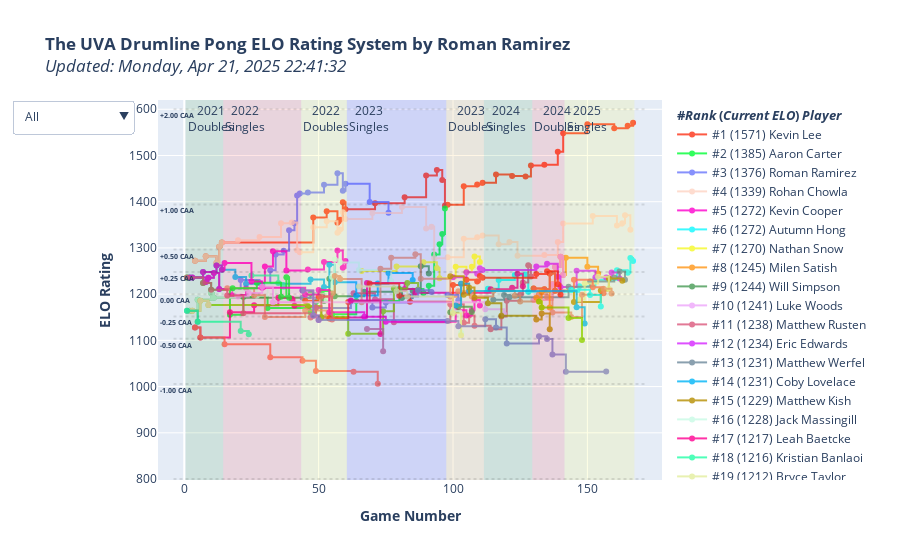

Notebook source saved alongside this figure:
### Code cell
import plotly.graph_objects as go
import plotly.colors as pc

average_elo = 1200
cup_diffs = [-2, -1, -0.5, -0.25, 0, 0.25, 0.5, 1, 2]
expected_elos = [average_elo - expected_score_inverse(x) for x in cup_diffs]

fig = go.Figure()

# CAA is cups against average (like WAR)
# how many cups will you make against the average player?

hrect_colors = pc.sequential.Turbo
hrect_annots = ['-1.00 CAA','-0.50 CAA','-0.25 CAA','0.00 CAA','+0.25 CAA','+0.50 CAA', '+1.00 CAA', '+2.00 CAA']
for i in range(len(expected_elos) - 1):
    fig.add_hrect(
        annotation_position="top left",
        y0=expected_elos[i],
        y1=expected_elos[i+1],
        fillcolor=hrect_colors[i % len(hrect_colors)],
        opacity=0,
        line_width=0,
        annotation=dict(
            text=f'<b>{hrect_annots[i]}</b>',
            font=dict(
                size=7
            )
        )
    )

ranking = 1
trace_colors = pc.qualitative.Light24
for (i, (player,current_rating)) in enumerate(sorted(elo.items(), key=lambda x:x[1], reverse=True)):
    fig.add_trace(go.Scatter(
        x=elo_time_table.index,
        y=elo_time_table[player],
        name=f'#{ranking} ({current_rating:.0f}) {player}',
        mode='lines+markers',
        connectgaps=True,
        text=[f"<br><b>Before-Game ELO: </b>{x[2]:.0f}<br><b>Expected Cups Against Opponent: </b>{x[0]:+.2f}<br><b>Expected Cups Against Average: </b>{x[1]:+.2f}<br><br><b>Change in ELO:</b> {x[3]:+.0f}<br>" for x in zip(
                ec_time_table[player],
                caa_time_table[player],
                prev_elo_time_table[player],
                d_elo_time_table[player]
            )
        ],
        # text=[f"<b>Change in ELO:</b> {c:.0f}<br>" for c in d_elo_time_table[player]],
        line=dict(
            shape = 'hv',
            color=trace_colors[i % len(trace_colors)]
        )
        # maybe add a per-match section of expected score diff
    ))
    ranking += 1

for (i, season) in enumerate(seasons):
    fig.add_vrect(
        annotation_text=season_labels[i],
        annotation_position="top left",
        x0=matches_table['event'][matches_table['event'] == season].index[0] + 0.5,
        x1=matches_table['event'][matches_table['event'] == season].index[-1] + 1.5,
        fillcolor=vrect_colors[i % len(vrect_colors)],
        opacity=0.1,
        line_width=0,
    )

dropdown_labels = [
    "All",
    "2019 Season",
    "2020 Season",
    "2021 Season",
    "2022 Season",
    "2023 Season",
    "Snares",
    "Tenors",
    "Basses",
    "Cymbals",
    "Pit/Cymbals",
    "Non-Marchers",
    "2022 Grads",
    "2023 Grads",
    "2024 Grads",
    "2025 Grads",
    "2026 Grads",
    "2027 Grads",
    "2021 Doubles",
    "2022 Singles",
    "2022 Doubles",
    "2023 Singles",
    "2023 Doubles",
    "2024 Singles",
    "2024 Doubles" #,
    # "2023 Beach Week"
]
dropdown_categories = [
    [True for _ in sorted_players_table['player']],
    [((type(x) != float)&(x != 'non-marcher')) for x in sorted_players_table['2019']],
    [((type(x) != float)&(x != 'non-marcher')) for x in sorted_players_table['2020']],
    [((type(x) != float)&(x != 'non-marcher')) for x in sorted_players_table['2021']],
    [((type(x) != float)&(x != 'non-marcher')) for x in sorted_players_table['2022']],
    [((type(x) != float)&(x != 'non-marcher')) for x in sorted_players_table['2023']],
    [x > 0 for x in sorted_players_table[['2019', '2020', '2021', '2022', '2023']].apply(lambda x: x == 'snare').sum(axis=1)],
    [x > 0 for x in sorted_players_table[['2019', '2020', '2021', '2022', '2023']].apply(lambda x: x == 'tenors').sum(axis=1)],
    [x > 0 for x in sorted_players_table[['2019', '2020', '2021', '2022', '2023']].apply(lambda x: x == 'bass').sum(axis=1)],
    [x > 0 for x in sorted_players_table[['2019', '2020', '2021', '2022', '2023']].apply(lambda x: x == 'cymbals').sum(axis=1)],
    [x > 0 for x in sorted_players_table[['2019', '2020', '2021', '2022', '2023']].apply(lambda x: x == 'pit-cymbals').sum(axis=1)],
    [x > 0 for x in sorted_players_table[['2019', '2020', '2021', '2022', '2023']].apply(lambda x: x == 'non-marcher').sum(axis=1)],
    [x == '2022' for x in sorted_players_table['grad_year']],
    [x == '2023' for x in sorted_players_table['grad_year']],
    [x == '2024' for x in sorted_players_table['grad_year']],
    [x == '2025' for x in sorted_players_table['grad_year']],
    [x == '2026' for x in sorted_players_table['grad_year']],
    [x == '2027' for x in sorted_players_table['grad_year']],
    [not np.isnan(x) for x in sorted_players_table['seed_2021_2s']],
    [not np.isnan(x) for x in sorted_players_table['seed_2022_1s']],
    [not np.isnan(x) for x in sorted_players_table['seed_2022_2s']],
    [not np.isnan(x) for x in sorted_players_table['seed_2023_1s']],
    [not np.isnan(x) for x in sorted_players_table['seed_2023_2s']],
    [not np.isnan(x) for x in sorted_players_table['seed_2024_1s']],
    [not np.isnan(x) for x in sorted_players_table['seed_2024_2s']]
    # [x == True for x in sorted_players_table['beach_week_2023']]
]

def active_ranking(cat):
    i = 0
    t = 0
    retList = list()
    for c in cat:
        retList.append(f"#{i+1} ({sorted_players_table['current_elo'][t]:.0f}) {sorted_players_table['player'][t]}")
        if c is True:
            i += 1
        t += 1
    return retList 

dropdown_dicts = [
    dict(
    label=label,
    method='restyle',
    args=[{"visible": category, "name": active_ranking(category)}]
    ) for (label, category) in zip(dropdown_labels, dropdown_categories)
]


fig.update_layout(
    title=f'<b>The UVA Drumline Pong ELO Rating System by Roman Ramirez</b><br><i>Updated: {str(datetime.datetime.now().strftime("%A, %b %d, %Y %H:%M:%S"))}',#</i> *Note that non-tournament games were recorded only after 2023 Singles.',
    xaxis_title='<b>Game Number</b>',
    yaxis_title='<b>ELO Rating</b>',

    updatemenus=[
        dict(
            active=0,
            buttons=dropdown_dicts
            ,
        )       
    ]
)

team1_list = list()
team2_list = list()
for (i, row) in matches_table.iterrows():
    if type(row.t1p2) is not str:
        team1_list.append(row.t1p1)
    else:
        team1_list.append(row.t1p1 + " and " + row.t1p2)

    if type(row.t2p2) is not str:
        team2_list.append(row.t2p1)
    else:
        team2_list.append(row.t2p1 + " and " + row.t2p2)

customdata = np.stack((team1_list, team2_list, matches_table['score1'], matches_table['score2'], matches_table['date'], matches_table['match_number']), axis=-1)
hovertemplate = (
    '<i>%{customdata[4]|%A, %B %d, %Y}, Game %{customdata[5]} (%{x})</i><br>' +
    '<b>%{fullData.name}</b><br><br>' + 
    '<b>%{customdata[0]} vs. %{customdata[1]}</b><br>' +
    '<b>Final Score:</b> %{customdata[2]}-%{customdata[3]}<br>' + 
    '%{text}' + 
    '<b>After-Game ELO:</b> %{y:,.0f}<br>' +
    '<extra></extra>'
)

fig.update_traces(
    customdata=customdata,
    hovertemplate=hovertemplate,
    opacity=0.8,
    legendgrouptitle_text='<b>#<i>Rank</i> (<i>Current ELO</i>) <i>Player</i></b>'
)

for (cd, eo) in zip(cup_diffs, expected_elos):
    fig.add_shape(
        type='line',
        x0=elo_time_table.index.min() - 5,
        y0=eo,
        x1=elo_time_table.index.max() + 5,
        y1=eo,
        line=dict(
            color='black',
            dash='dot'
        ),
        opacity=0.10,
    )
    # fig.add_trace(
    #     go.Scatter(
    #         x=[elo_time_table.index.min() - 5],
    #         y=[eo],
    #         text=f"{cd} cups",
    #         mode="text",
    #         textfont=dict(
    #             size=7,
    #         ),
    #         showlegend=False
    #     )
    # )

fig.show()
fig.write_html("index.html")
